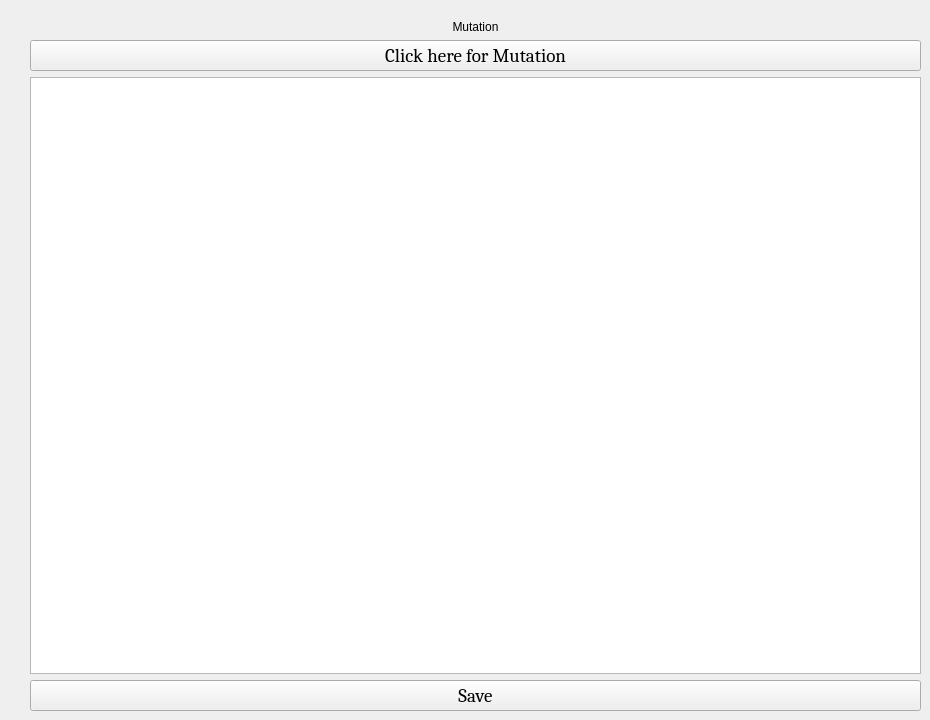
        <widget class="QWidget" name="page_5">
         <widget class="QWidget" name="layoutWidget">
          <property name="geometry">
           <rect>
            <x>30</x>
            <y>20</y>
            <width>891</width>
            <height>691</height>
           </rect>
          </property>
          <layout class="QVBoxLayout" name="verticalLayout_15">
           <item>
            <layout class="QVBoxLayout" name="verticalLayout_5">
             <item>
              <widget class="QLabel" name="label_11">
               <property name="text">
                <string>Mutation</string>
               </property>
               <property name="alignment">
                <set>Qt::AlignCenter</set>
               </property>
              </widget>
             </item>
             <item>
              <widget class="QPushButton" name="pushButton_3">
               <property name="font">
                <font>
                 <family>Cambria</family>
                 <pointsize>14</pointsize>
                </font>
               </property>
               <property name="text">
                <string>Click here for Mutation</string>
               </property>
              </widget>
             </item>
             <item>
              <widget class="QTextEdit" name="textEdit_2">
               <property name="font">
                <font>
                 <family>Cambria</family>
                 <pointsize>14</pointsize>
                </font>
               </property>
               <property name="styleSheet">
                <string notr="true">*{
	background-image:url(:/image/3.jpg);
	background-repeat: no-repeat;
	background-attachment: fixed;
	background-position: center;
}</string>
               </property>
              </widget>
             </item>
            </layout>
           </item>
           <item>
            <widget class="QPushButton" name="pushButton_18">
             <property name="font">
              <font>
               <family>Cambria</family>
               <pointsize>14</pointsize>
              </font>
             </property>
             <property name="text">
              <string>Save</string>
             </property>
            </widget>
           </item>
          </layout>
         </widget>
        </widget>
